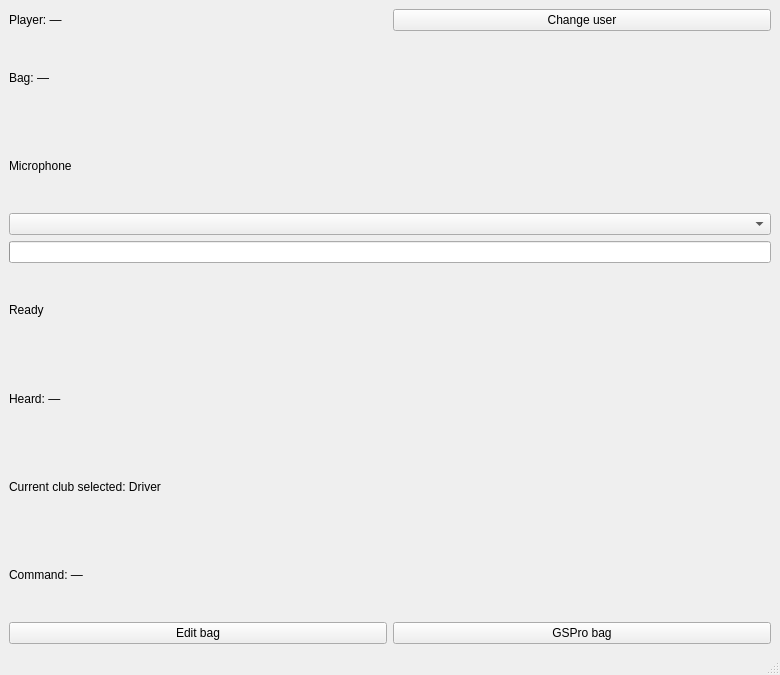
<?xml version="1.0" encoding="UTF-8"?>
<ui version="4.0">
 <class>MainWindow</class>
 <widget class="QMainWindow" name="MainWindow">
  <property name="geometry">
   <rect>
    <x>0</x>
    <y>0</y>
    <width>780</width>
    <height>675</height>
   </rect>
  </property>
  <property name="windowTitle">
   <string>gspraudio</string>
  </property>
  <widget class="QWidget" name="centralwidget">
   <layout class="QVBoxLayout" name="verticalLayout">
    <item>
     <layout class="QHBoxLayout" name="playerRow">
      <item>
       <widget class="QLabel" name="playerLabel">
        <property name="text">
         <string>Player: —</string>
        </property>
       </widget>
      </item>
      <item>
       <widget class="QPushButton" name="changePlayerButton">
        <property name="text">
         <string>Change user</string>
        </property>
       </widget>
      </item>
     </layout>
    </item>
    <item>
     <widget class="QLabel" name="bagLabel">
      <property name="text">
       <string>Bag: —</string>
      </property>
      <property name="wordWrap">
       <bool>true</bool>
      </property>
     </widget>
    </item>
    <item>
     <widget class="QLabel" name="micCaption">
      <property name="text">
       <string>Microphone</string>
      </property>
     </widget>
    </item>
    <item>
     <widget class="QComboBox" name="micCombo"/>
    </item>
    <item>
     <widget class="QProgressBar" name="levelBar">
      <property name="value">
       <number>0</number>
      </property>
      <property name="textVisible">
       <bool>false</bool>
      </property>
     </widget>
    </item>
    <item>
     <widget class="QLabel" name="statusLabel">
      <property name="text">
       <string>Ready</string>
      </property>
      <property name="wordWrap">
       <bool>true</bool>
      </property>
     </widget>
    </item>
    <item>
     <widget class="QLabel" name="heardLabel">
      <property name="text">
       <string>Heard: —</string>
      </property>
      <property name="wordWrap">
       <bool>true</bool>
      </property>
     </widget>
    </item>
    <item>
     <widget class="QLabel" name="clubLabel">
      <property name="text">
       <string>Current club selected: Driver</string>
      </property>
     </widget>
    </item>
    <item>
     <widget class="QLabel" name="commandLabel">
      <property name="text">
       <string>Command: —</string>
      </property>
      <property name="wordWrap">
       <bool>true</bool>
      </property>
     </widget>
    </item>
    <item>
     <layout class="QHBoxLayout" name="buttonRow">
      <item>
       <widget class="QPushButton" name="editBagButton">
        <property name="text">
         <string>Edit bag</string>
        </property>
       </widget>
      </item>
      <item>
       <widget class="QPushButton" name="gsproBagButton">
        <property name="text">
         <string>GSPro bag</string>
        </property>
       </widget>
      </item>
     </layout>
    </item>
   </layout>
  </widget>
  <widget class="QStatusBar" name="statusbar"/>
 </widget>
 <resources/>
 <connections/>
</ui>
